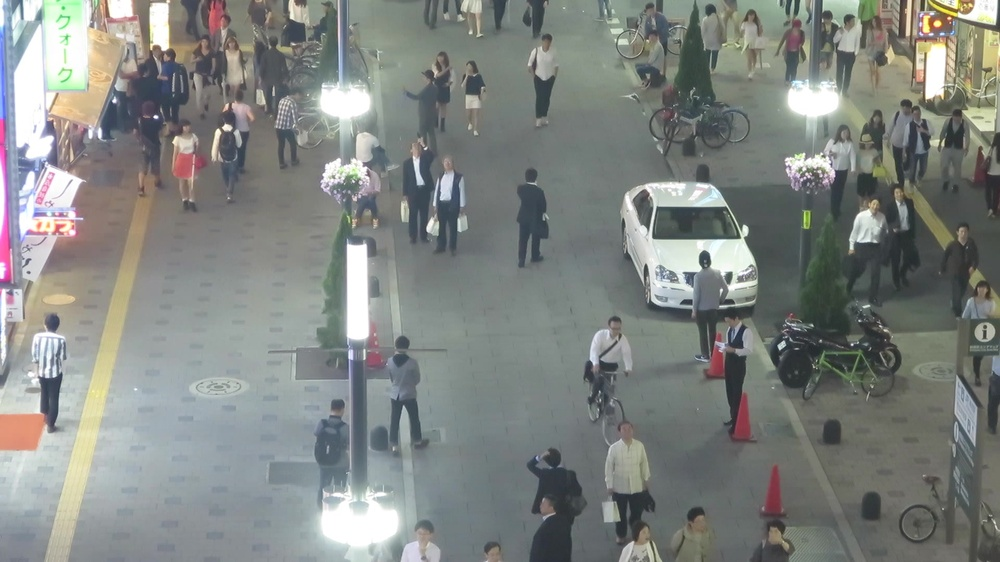
#> input picture platforms/jetson_xavier_nx/motoolkit/ims/000001.jpg, 1000 x 562 px, shrunk from 1920 x 1080 before the run
$ python cvtransform.py -i platforms/jetson_xavier_nx/motoolkit/ims/000001.jpg
#> lines starting #> are read from the running program, lines starting #| are printed output that depends on the picture
import cv2
import numpy as np

class RandomAffine(object):
    def __init__(self, degrees=(-10,10), translate=(.1,.1),
        scale=(.9,1.1), shear=(-2,2), fillcolor=(127,127,127)):
        '''随机的仿射变换.

        参数
        ----
        degrees  : 旋转角度采样范围.
        translate: 平移量采样范围.
        scale    : 缩放系数采样范围.
        shear    : 剪切量采样范围.
        fillcolor: 无定义区域填充色.
        '''
#> further down, image is the input picture: shape (562, 1000, 3); mean B, G, R 129.7, 133.1, 129.2
        self.degrees = degrees
        self.translate = translate
        self.scale = scale
        self.shear = shear
        self.fillcolor = fillcolor

    def __call__(self, image, targets=None):
        '''随机的仿射变换.

        参数
        ----
        image  : CV_8UC3类型图像
        targets: 标签
        '''

        # 旋转矩阵
        center = (image.shape[1] / 2, image.shape[0] / 2)
#> center = (500, 281)
        angle = np.random.uniform(low=self.degrees[0], high=self.degrees[1])
        scale = np.random.uniform(low=self.scale[0], high=self.scale[1])

        R = np.eye(3)
        R[:2] = cv2.getRotationMatrix2D(center, angle, scale)

        # 平移矩阵
        tx = self.translate[0] * image.shape[1]
#> tx = 100
        ty = self.translate[1] * image.shape[0]
#> ty = 56.2

        T = np.eye(3)
        T[0, 2] = np.random.uniform(low=-tx, high=tx)
        T[1, 2] = np.random.uniform(low=-ty, high=ty)

        # 剪切矩阵
        shx = np.random.uniform(low=self.shear[0], high=self.shear[1])
        shy = np.random.uniform(low=self.shear[0], high=self.shear[1])

        S = np.eye(3)
        S[0, 1] = np.tan(shx * np.pi / 180)
        S[1, 0] = np.tan(shy * np.pi / 180)

        # 合成仿射变换矩阵
        M = S @ T @ R

        # 对图像进行仿射变换
        dst = cv2.warpPerspective(image, M, dsize=(image.shape[1], image.shape[0]),
            flags=cv2.INTER_LINEAR, borderValue=self.fillcolor)
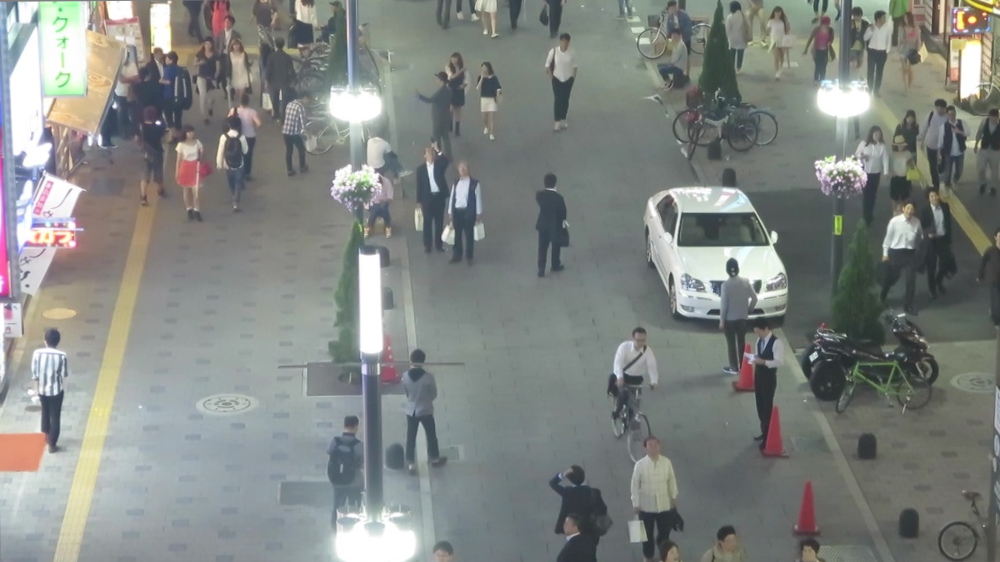
#> dst: shape (562, 1000, 3); mean B, G, R 130.5, 133.9, 129.8

        if targets is None:
            return dst

        if len(targets) == 0:
            return dst, targets

        # 对标签进行仿射变换


        return dst

if __name__ == '__main__':
    import argparse
    parser = argparse.ArgumentParser()
    parser.add_argument('--image', '-i', type=str,
        help='path to the image')
    args = parser.parse_args()

    T = RandomAffine()
    image = cv2.imread(args.image)
    dst = T(image)
    cv2.imwrite("T.png", dst)
